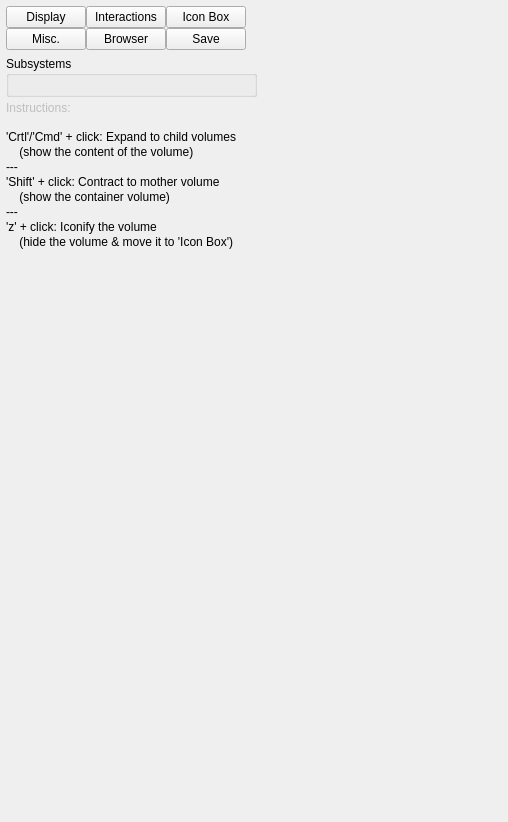
<?xml version="1.0" encoding="UTF-8"?>
<ui version="4.0">
 <class>GeometrySystemControllerForm</class>
 <widget class="QWidget" name="GeometrySystemControllerForm">
  <property name="geometry">
   <rect>
    <x>0</x>
    <y>0</y>
    <width>508</width>
    <height>822</height>
   </rect>
  </property>
  <property name="sizePolicy">
   <sizepolicy hsizetype="Expanding" vsizetype="Expanding">
    <horstretch>0</horstretch>
    <verstretch>0</verstretch>
   </sizepolicy>
  </property>
  <property name="windowTitle">
   <string>Form</string>
  </property>
  <layout class="QVBoxLayout" name="verticalLayout">
   <property name="leftMargin">
    <number>6</number>
   </property>
   <property name="topMargin">
    <number>6</number>
   </property>
   <property name="rightMargin">
    <number>0</number>
   </property>
   <property name="bottomMargin">
    <number>4</number>
   </property>
   <item>
    <layout class="QHBoxLayout" name="horizontalLayout_2">
     <property name="spacing">
      <number>0</number>
     </property>
     <item>
      <widget class="QWidget" name="widget_settingsButtonsPlaceholder" native="true">
       <property name="sizePolicy">
        <sizepolicy hsizetype="Fixed" vsizetype="Fixed">
         <horstretch>0</horstretch>
         <verstretch>0</verstretch>
        </sizepolicy>
       </property>
       <layout class="QGridLayout" name="_19">
        <property name="leftMargin">
         <number>0</number>
        </property>
        <property name="topMargin">
         <number>0</number>
        </property>
        <property name="rightMargin">
         <number>0</number>
        </property>
        <property name="bottomMargin">
         <number>0</number>
        </property>
        <property name="spacing">
         <number>0</number>
        </property>
        <item row="0" column="0">
         <widget class="QPushButton" name="pushButton_settings_display">
          <property name="toolTip">
           <string>Configure overall display options such as phi-sector cutaways and transparency</string>
          </property>
          <property name="text">
           <string>Display</string>
          </property>
         </widget>
        </item>
        <item row="0" column="1">
         <widget class="QPushButton" name="pushButton_settings_interactions">
          <property name="toolTip">
           <string>Configure what happens when a geometry volume is clicked</string>
          </property>
          <property name="text">
           <string>Interactions</string>
          </property>
         </widget>
        </item>
        <item row="0" column="2">
         <widget class="QPushButton" name="pushButton_settings_iconisedvols">
          <property name="toolTip">
           <string>Show a list of iconised/zapped volumes and possible restore them.</string>
          </property>
          <property name="text">
           <string>Icon Box</string>
          </property>
         </widget>
        </item>
        <item row="1" column="0">
         <widget class="QPushButton" name="pushButton_settings_misc">
          <property name="toolTip">
           <string>Miscellaneous controls such as automatic actions on multiple volumes, or editing the colour of the last volume clicked.</string>
          </property>
          <property name="text">
           <string>Misc.</string>
          </property>
         </widget>
        </item>
        <item row="1" column="1">
         <widget class="QPushButton" name="pushButton_settings_treebrowser">
          <property name="toolTip">
           <string>Browse the detector volume in a tree-view.</string>
          </property>
          <property name="text">
           <string>Browser</string>
          </property>
         </widget>
        </item>
        <item row="1" column="2">
         <widget class="QPushButton" name="pushButton_settings_persistify">
          <property name="toolTip">
           <string>Save enabled systems to output file.</string>
          </property>
          <property name="text">
           <string>Save</string>
          </property>
         </widget>
        </item>
       </layout>
      </widget>
     </item>
     <item>
      <spacer name="horizontalSpacer">
       <property name="orientation">
        <enum>Qt::Horizontal</enum>
       </property>
       <property name="sizeHint" stdset="0">
        <size>
         <width>8</width>
         <height>20</height>
        </size>
       </property>
      </spacer>
     </item>
    </layout>
   </item>
   <item>
    <layout class="QHBoxLayout" name="horizontalLayout">
     <property name="spacing">
      <number>0</number>
     </property>
     <item>
      <layout class="QVBoxLayout" name="_2">
       <property name="spacing">
        <number>4</number>
       </property>
       <item>
        <widget class="QGroupBox" name="groupBox_Subsystems">
         <property name="title">
          <string>Subsystems</string>
         </property>
         <layout class="QVBoxLayout" name="verticalLayout_3"/>
        </widget>
       </item>
       <item>
        <layout class="QHBoxLayout" name="_15">
         <property name="spacing">
          <number>0</number>
         </property>
         <item>
          <layout class="QVBoxLayout" name="_16">
           <property name="spacing">
            <number>0</number>
           </property>
           <item>
            <widget class="QLabel" name="label_12">
             <property name="enabled">
              <bool>false</bool>
             </property>
             <property name="text">
              <string>Instructions:</string>
             </property>
            </widget>
           </item>
           <item>
            <layout class="QHBoxLayout" name="_17">
             <property name="spacing">
              <number>0</number>
             </property>
             <item>
              <layout class="QVBoxLayout" name="_18">
               <property name="spacing">
                <number>1</number>
               </property>
               <item>
                <widget class="QLabel" name="label_14">
                 <property name="text">
                  <string/>
                 </property>
                </widget>
               </item>
               <item>
                <widget class="QLabel" name="label_9">
                 <property name="text">
                  <string>'Crtl'/'Cmd' + click: Expand to child volumes</string>
                 </property>
                 <property name="wordWrap">
                  <bool>false</bool>
                 </property>
                </widget>
               </item>
               <item>
                <widget class="QLabel" name="label_5">
                 <property name="text">
                  <string>    (show the content of the volume)</string>
                 </property>
                 <property name="wordWrap">
                  <bool>false</bool>
                 </property>
                </widget>
               </item>
               <item>
                <widget class="QLabel" name="label_7">
                 <property name="text">
                  <string>---</string>
                 </property>
                </widget>
               </item>
               <item>
                <widget class="QLabel" name="label_10">
                 <property name="text">
                  <string>'Shift' + click: Contract to mother volume</string>
                 </property>
                 <property name="wordWrap">
                  <bool>false</bool>
                 </property>
                </widget>
               </item>
               <item>
                <widget class="QLabel" name="label_6">
                 <property name="text">
                  <string>    (show the container volume)</string>
                 </property>
                </widget>
               </item>
               <item>
                <widget class="QLabel" name="label_8">
                 <property name="text">
                  <string>---</string>
                 </property>
                </widget>
               </item>
               <item>
                <widget class="QLabel" name="label_11">
                 <property name="text">
                  <string>'z' + click: Iconify the volume</string>
                 </property>
                </widget>
               </item>
               <item>
                <widget class="QLabel" name="label_13">
                 <property name="text">
                  <string>    (hide the volume &amp; move it to 'Icon Box')</string>
                 </property>
                </widget>
               </item>
              </layout>
             </item>
            </layout>
           </item>
           <item>
            <spacer name="verticalSpacer">
             <property name="orientation">
              <enum>Qt::Vertical</enum>
             </property>
             <property name="sizeHint" stdset="0">
              <size>
               <width>20</width>
               <height>1</height>
              </size>
             </property>
            </spacer>
           </item>
          </layout>
         </item>
         <item>
          <spacer>
           <property name="orientation">
            <enum>Qt::Horizontal</enum>
           </property>
           <property name="sizeHint" stdset="0">
            <size>
             <width>1</width>
             <height>20</height>
            </size>
           </property>
          </spacer>
         </item>
        </layout>
       </item>
      </layout>
     </item>
     <item>
      <spacer name="horizontalSpacer_2">
       <property name="orientation">
        <enum>Qt::Horizontal</enum>
       </property>
       <property name="sizeType">
        <enum>QSizePolicy::Expanding</enum>
       </property>
       <property name="sizeHint" stdset="0">
        <size>
         <width>1</width>
         <height>20</height>
        </size>
       </property>
      </spacer>
     </item>
    </layout>
   </item>
  </layout>
 </widget>
 <resources/>
 <connections/>
</ui>
